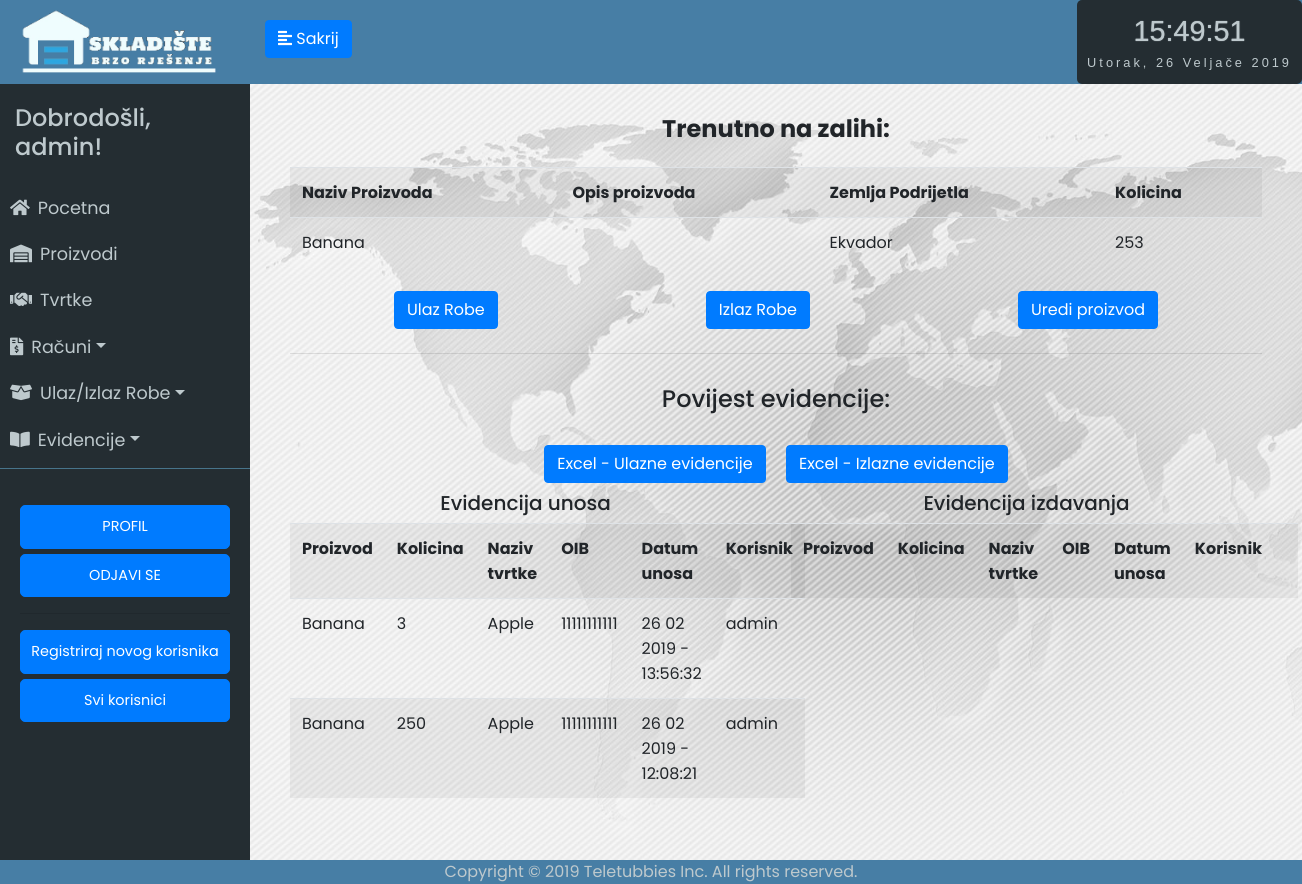
Page /proizvod/Banana (signed in) on the earlier database version.
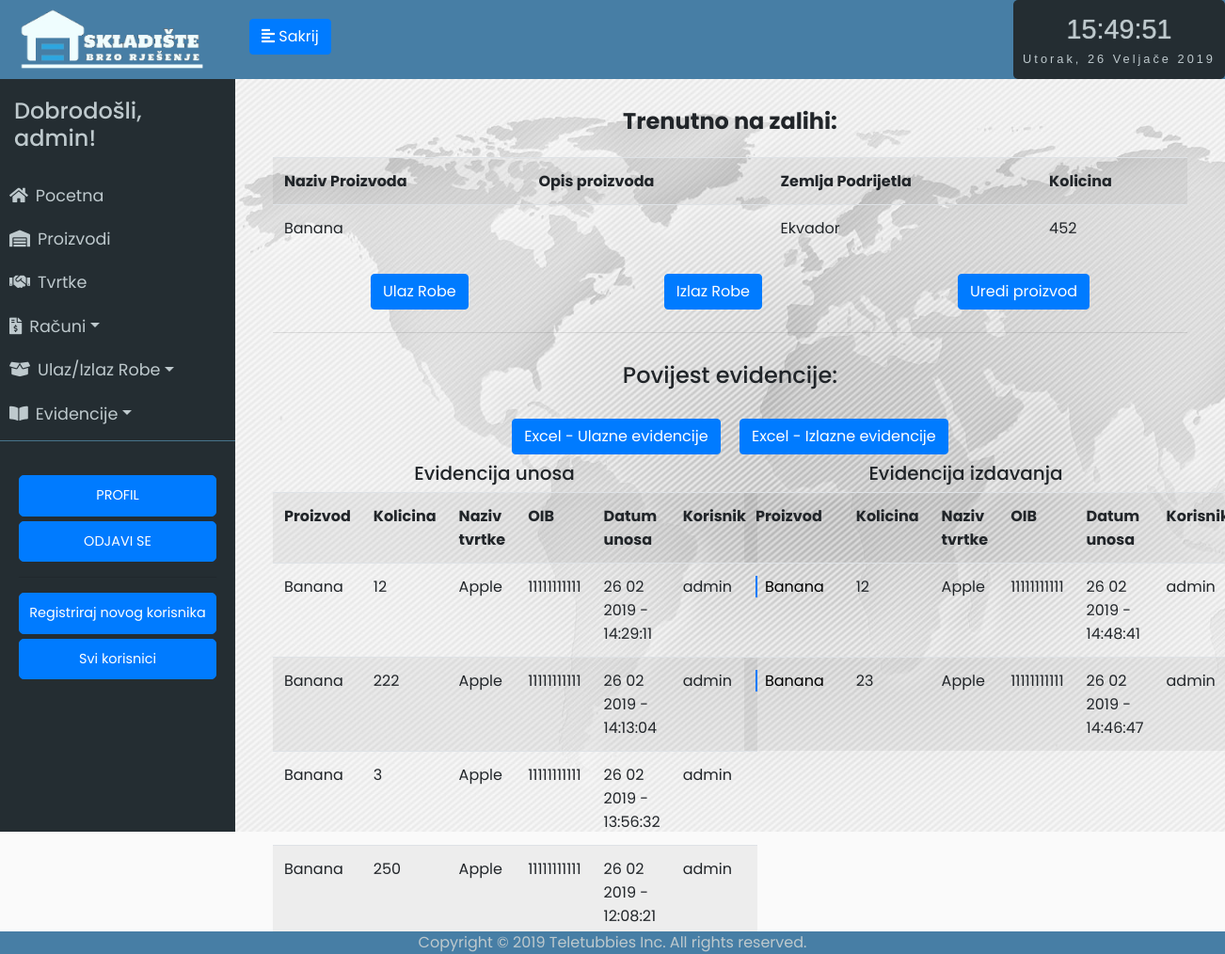
Same page on the later database version.
### app/models.py (models this page shows, shortened)
class Proizvod(db.Model):
	__searchable__ = ['name']
	id = db.Column(db.Integer, primary_key=True)
	name = db.Column(db.String(64))
	kolicina = db.Column(db.Integer, default=0)
	zemlja_podrijetla = db.Column(db.String(64))
	opis_proizvoda = db.Column(db.String(300))
	datum_unosa = db.Column(db.DateTime, default=datetime.utcnow)
	evidencija = db.relationship('Evidencija', backref='proizvod', lazy='dynamic')
	bar_kod = db.Column(db.Integer)

class Evidencija(db.Model):
	id = db.Column(db.Integer, primary_key=True)
	proizvod_id = db.Column(db.Integer, db.ForeignKey('proizvod.id'))
	tvrtka_id = db.Column(db.Integer, db.ForeignKey('tvrtka.id'))
	promijenjena_kolicina = db.Column(db.Integer)
	trenutna_kolicina = db.Column(db.Integer)
	datum_unosa = db.Column(db.DateTime, default=datetime.utcnow)
	vrsta_unosa = db.Column(db.String(64))
	user_id = db.Column(db.Integer, db.ForeignKey('user.id'))
	receipt_id = db.Column(db.Integer, db.ForeignKey('receipt.id'))

class Tvrtka(db.Model):
	__searchable__ = ['name']
	id = db.Column(db.Integer, primary_key=True)
	name = db.Column(db.String(64))
	oib = db.Column(db.Integer, unique=True)
	adresa = db.Column(db.String(200))
	grad = db.Column(db.String(64))
	p_broj = db.Column(db.Integer)
	drzava = db.Column(db.String(64))
	evidencija = db.relationship('Evidencija', backref='tvrtka', lazy='dynamic')

class User(UserMixin, db.Model):
	id = db.Column(db.Integer, primary_key=True)
	username = db.Column(db.String(64), index=True, unique=True)
	email = db.Column(db.String(120), index=True, unique=True)
	password_hash = db.Column(db.String(128))
	last_seen = db.Column(db.DateTime, default=datetime.utcnow)
	evidencija = db.relationship('Evidencija', backref='user', lazy='dynamic')

### app/routes.py (the view, shortened to what this page needs)
@app.route('/proizvod/<name>', methods=['GET', 'POST'])
@login_required
def proizvod(name):
	proizvod = Proizvod.query.filter_by(name=name).first_or_404()
	evidencijaUlaz = Evidencija.query.filter_by(proizvod_id=proizvod.id, vrsta_unosa='unos').order_by(Evidencija.datum_unosa.desc()).all()
	evidencijaIzlaz = Evidencija.query.filter_by(proizvod_id=proizvod.id, vrsta_unosa='izlaz').order_by(Evidencija.datum_unosa.desc()).all()
	form_ulaz = UlazRobeForm()
	form_izlaz = IzlazRobeForm()
	form_uredi = UrediProizvodForm()
	return render_template('proizvod.html', title=proizvod.name, proizvod=proizvod, evidencijaUlaz=evidencijaUlaz, evidencijaIzlaz=evidencijaIzlaz, form_ulaz=form_ulaz, form_izlaz=form_izlaz, form_uredi=form_uredi, name=proizvod.name)

### app/models.py (called while the page is built)
@login.user_loader
def load_user(id):
	return User.query.get(int(id))

### app/routes.py (called while the page is built)
@app.before_request
def before_request():
	if current_user.is_authenticated:
		current_user.last_seen = datetime.utcnow()
		db.session.commit()

### app/templates/proizvod.html (shortened to what this page needs)
{% extends "base.html" %}
{% block content %}
<div class="unos-p">
    <h4><strong>Trenutno na zalihi:</strong></h4>
    <table class="table table-striped">
        <tr>
            <th>Naziv Proizvoda</th>
            <th>Opis proizvoda</th>
            <th>Zemlja Podrijetla</th>
            <th>Kolicina</th>
        </tr>
        <tr>
            <td>{{ proizvod.name }}</td>
            <td>{{ proizvod.opis_proizvoda }}</td>
            <td>{{ proizvod.zemlja_podrijetla }}</td>
            <td>{{ proizvod.kolicina }}</td>
        </tr>
    </table>
    <div class="tipke-sredina">
        <button type="button" class="btn btn-primary m-2" data-toggle="modal" data-target="#exampleModalCenter" id="ulaz-tipka">Ulaz Robe</button>
        <button type="button" class="btn btn-primary m-2" data-toggle="modal" data-target="#exampleModalCenter2" id="izlaz-tipka">Izlaz Robe</button>
        <button type="button" class="btn btn-primary m-2" data-toggle="modal" data-target="#exampleModalCenter3" id="uredi-proizvod-tipka">Uredi proizvod</button>
    </div>
    <hr>
    <h4>Povijest evidencije:</h4>
    <button class="btn btn-primary m-2"><a href="{{ url_for('export_proizvod_unos', name=name) }}" target="blank">Excel - Ulazne evidencije</a></button>
    <button class="btn btn-primary m-2"><a href="{{ url_for('export_proizvod_izlaz', name=name) }}" target="blank">Excel - Izlazne evidencije</a></button>
    <div class="row">
        <div class="col-xl-6">
            <h5>Evidencija unosa</h5>
            <table class="table table-striped">
                <tr>
                    <th>Proizvod</th>
                    <th>Kolicina</th>
                    <th>Naziv tvrtke</th>
                    <th>OIB</th>
                    <th>Datum unosa</th>
                    <th>Korisnik</th>
                </tr>
                {% for evidencija in evidencijaUlaz %}
                <tr>
                    <td><a href="{{ url_for('evidencija', id=evidencija.id) }}">{{ evidencija.proizvod.name }}</a></td>
                    <td>{{ evidencija.promijenjena_kolicina }}</td>
                    <td>{{ evidencija.tvrtka.name }}</td>
                    <td>{{ evidencija.tvrtka.oib }}</td>
                    <td>{{ evidencija.datum_unosa.strftime('%d %m %Y - %H:%M:%S') }}</td>
                    <td>{{ evidencija.user.username }}</td>
                </tr>
                {% endfor %}
            </table>
        </div>
        <div class="col-xl-6">
            <h5>Evidencija izdavanja</h5>
            <table class="table table-striped">
            <tr>
                <th>Proizvod</th>
                <th>Kolicina</th>
                <th>Naziv tvrtke</th>
                <th>OIB</th>
                <th>Datum unosa</th>
                <th>Korisnik</th>
                <th></th>
            </tr>
            {% for evidencija in evidencijaIzlaz %}
            <tr>
                <td><a href="{{ url_for('evidencija', id=evidencija.id) }}" class="dekoracija">{{ evidencija.proizvod.name }}</a></td>
                <td>{{ evidencija.promijenjena_kolicina }}</td>
                <td>{{ evidencija.tvrtka.name }}</td>
                <td>{{ evidencija.tvrtka.oib }}</td>
                <td>{{ evidencija.datum_unosa.strftime('%d %m %Y - %H:%M:%S') }}</td>
                <td>{{ evidencija.user.username }}</td>
            </tr>
            {% endfor %}
            </table>
        </div>
    </div>
  </div>
</div>
  </div>
{% endblock %}

Differences in the rows shown:
changed Proizvod "Banana": kolicina "253" → "452"
added Evidencija: proizvod.name "Banana", promijenjena_kolicina "12", tvrtka.name "Apple", tvrtka.oib "11111111111", datum_unosa "26 02 2019 - 14:29:11", user.username "admin", shown under "Evidencija unosa"
added Evidencija: proizvod.name "Banana", promijenjena_kolicina "222", tvrtka.name "Apple", tvrtka.oib "11111111111", datum_unosa "26 02 2019 - 14:13:04", user.username "admin", shown under "Evidencija unosa"
added Evidencija: proizvod.name "Banana", promijenjena_kolicina "12", tvrtka.name "Apple", tvrtka.oib "11111111111", datum_unosa "26 02 2019 - 14:48:41", user.username "admin", shown under "Evidencija izdavanja"
added Evidencija: proizvod.name "Banana", promijenjena_kolicina "23", tvrtka.name "Apple", tvrtka.oib "11111111111", datum_unosa "26 02 2019 - 14:46:47", user.username "admin", shown under "Evidencija izdavanja"
